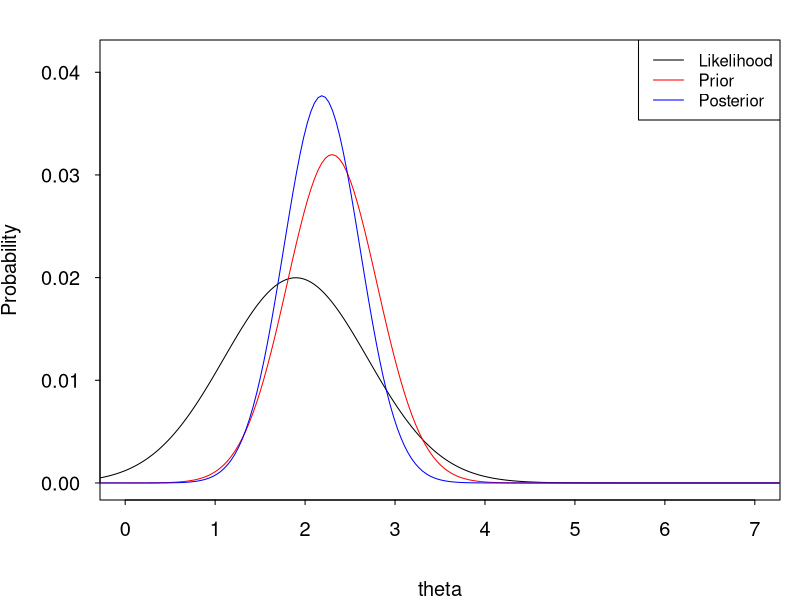

This chart was generated by the following R code:
## ---- chunk 1

# sample size
n <- 1

# true population mean
pop.mu <- 3.1

# true population standard deviation
pop.s <- 0.8

# generate our random numbers
x <- rnorm(n, pop.mu, pop.s)

# here im going to print our numbers to screen 
# which is fine because we only have 10 of them, 
# but if you had more you might want to plot them
# perhaps as a histogram or boxplot, or scatterplot.
print(x)

#hist(x)

## ---- chunk 2

# define a range of possible theta value either side of our data
theta <- seq(-10, 10, length = 500)

# parameters of the prior distribution of the mean... 
# N.B. this is the mean and sd of the mean we are estimating,
# The sd is not the sd of the data!!!!
prior_theta_mu <- 2.3
prior_theta_s  <- 0.5

## ---- chunk 3

# - - - - - - - - - - - - - - - - - - - - - - - - - - - - - - 
# now calculate the likelihood of each of these theta values
# given our data by looping over our values of theta

# set up a vector in which to store our likelihoods
likelihood <- numeric(length(theta))

# loop over theta
for (i in 1:length(theta)) {
  likelihood[i] <- sum(dnorm(x, mean = theta[i], sd = pop.s))
}


# - - - - - - - - - - - - - - - - - - - - - - - - - - - - - - 


# now specify our prior distribution as a normal distribution
# with defined mean and standard deviation
prior = dnorm(theta, mean = prior_theta_mu, sd = prior_theta_s)

# with these two pieces of information we can estimate our posterior
# or at least the proportional approximation to it.
posterior <- prior * likelihood

## ---- chunk 4

# Set some graphical parameters to tidy up the size of the margins
# and layout of the axes labels and axes ticks.
# mar = ... defines how many lines are in each of the plot margins
# mgp = ... determines which line the axes titles, 
#           labels and lines are drawn
# tck = ... determines direction and length of axis tick marks
# lax = ... rotates the y-axis tick labels 90 degrees.
par(mar = c(5,5,2,1), mgp = c(4,1,0), tck = -.01, las = 1)

# plot the likelihood of the data, scaled by its sum which makes 
# it a probability distribution.. Here i am scaling the 
# y axis limit of the plot to be the max of the values 
# we are plotting.
plot( (likelihood / sum(likelihood) ) ~ theta, 
     type = 'l', 
     ylab = 'Probability', 
     ylim = c(0, 1.1 * max(c(posterior/sum(posterior), 
                             prior/sum(prior), 
                             likelihood/sum(likelihood)))), 
     xlim = c(0, 7),
     xlab = 'theta', 
     cex.axis = 1.2, 
     cex.lab = 1.2)

# add the prior distribution, similarly scaled, as a red line
lines( (prior / sum(prior)) ~ theta, col = 'red')

# add the posterior, similarly scaled, as a blue line
lines( (posterior / sum(posterior)) ~ theta, col = 'blue')

# add a figure legend
legend('topright', 
       legend = c('Likelihood','Prior','Posterior'),
       col = c('black','red','blue'),
       lty = 1)

# rescale the posterior so it is a true probability distrubution
# that sums to one.
true_post <- posterior/sum(posterior)

